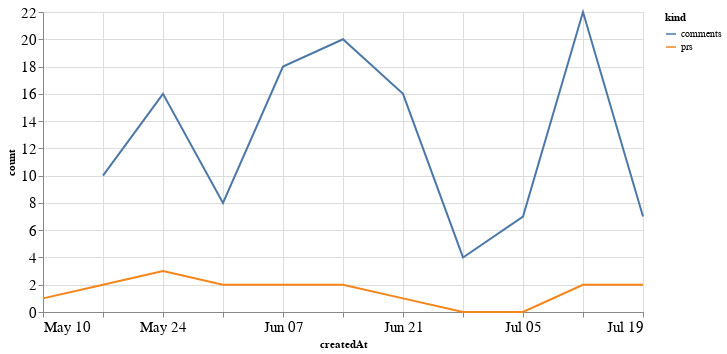

Write notebook code for a chart like this one.
### Code cell
alt.Chart(total_time, width=600).mark_line().encode(
    x='createdAt',
    y='count',
    color='kind'
)

### Figure 1 — Vega-Lite specification as saved in the notebook (floating-point values rounded to 4 significant figures)
{"config": {"axisLeft": {"labelFontSize": 15}, "axisBottom": {"labelFontSize": 15}}, "data": {"name": "data-4d6c2faa60f024558b86bfb76595af5e"}, "mark": "line", "encoding": {"color": {"type": "nominal", "field": "kind"}, "x": {"type": "temporal", "field": "createdAt"}, "y": {"type": "quantitative", "field": "count"}}, "width": 600, "$schema": "https://vega.github.io/schema/vega-lite/v4.8.1.json", "datasets": {"data-4d6c2faa60f024558b86bfb76595af5e": [{"createdAt": "2020-05-10T00:00:00", "kind": "prs", "count": 1.0}, {"createdAt": "2020-05-17T00:00:00", "kind": "prs", "count": 2.0}, {"createdAt": "2020-05-24T00:00:00", "kind": "prs", "count": 3.0}, {"createdAt": "2020-05-31T00:00:00", "kind": "prs", "count": 2.0}, {"createdAt": "2020-06-07T00:00:00", "kind": "prs", "count": 2.0}, {"createdAt": "2020-06-14T00:00:00", "kind": "prs", "count": 2.0}, {"createdAt": "2020-06-21T00:00:00", "kind": "prs", "count": 1.0}, {"createdAt": "2020-06-28T00:00:00", "kind": "prs", "count": 0.0}, {"createdAt": "2020-07-05T00:00:00", "kind": "prs", "count": 0.0}, {"createdAt": "2020-07-12T00:00:00", "kind": "prs", "count": 2.0}, {"createdAt": "2020-07-19T00:00:00", "kind": "prs", "count": 2.0}, {"createdAt": "2020-05-10T00:00:00", "kind": "comments", "count": null}, {"createdAt": "2020-05-17T00:00:00", "kind": "comments", "count": 10.0}, {"createdAt": "2020-05-24T00:00:00", "kind": "comments", "count": 16.0}, {"createdAt": "2020-05-31T00:00:00", "kind": "comments", "count": 8.0}, {"createdAt": "2020-06-07T00:00:00", "kind": "comments", "count": 18.0}, {"createdAt": "2020-06-14T00:00:00", "kind": "comments", "count": 20.0}, {"createdAt": "2020-06-21T00:00:00", "kind": "comments", "count": 16.0}, {"createdAt": "2020-06-28T00:00:00", "kind": "comments", "count": 4.0}, {"createdAt": "2020-07-05T00:00:00", "kind": "comments", "count": 7.0}, {"createdAt": "2020-07-12T00:00:00", "kind": "comments", "count": 22.0}, {"createdAt": "2020-07-19T00:00:00", "kind": "comments", "count": 7.0}]}}
